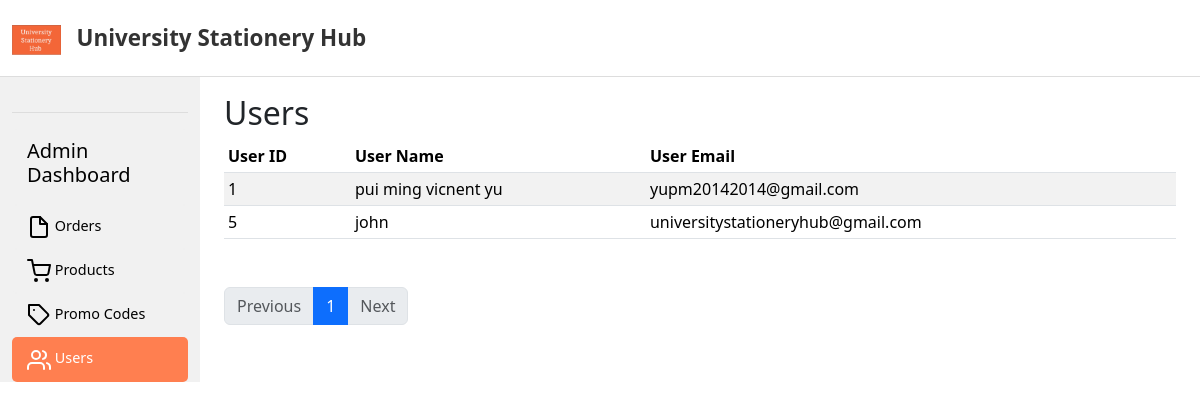
Page /admin/users.php on the earlier database version.
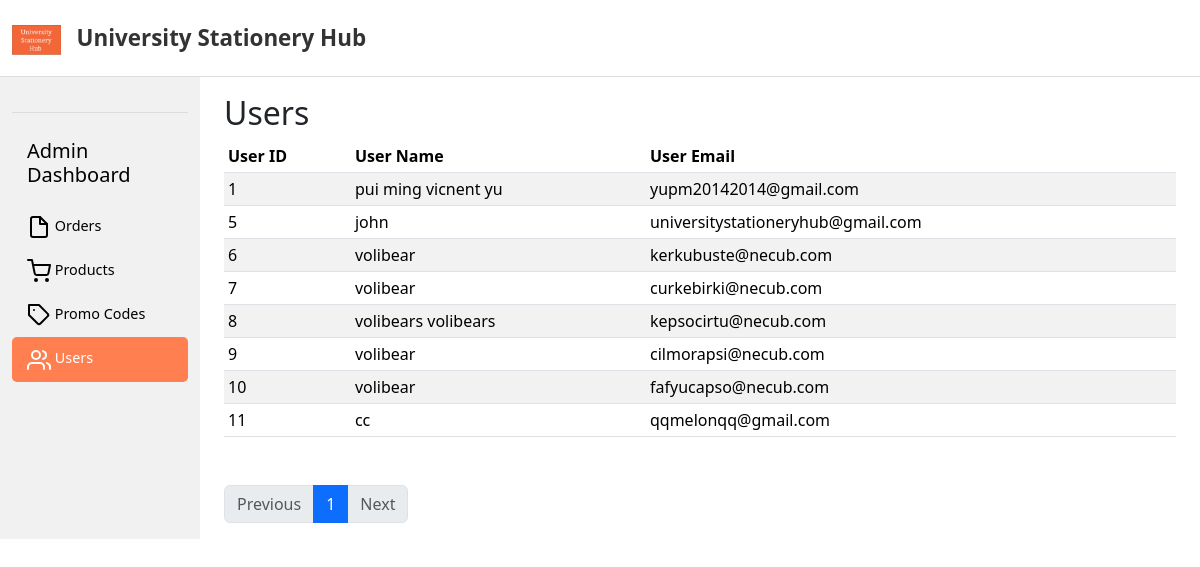
Same page on the later database version.
### tables this page shows
CREATE TABLE `users` (
  `user_id` int(11) NOT NULL AUTO_INCREMENT,
  `user_name` varchar(100) NOT NULL,
  `user_email` varchar(100) NOT NULL,
  `user_password` varchar(100) NOT NULL,
  `reset_token_hash` varchar(64) DEFAULT NULL,
  `reset_token_expires_at` datetime DEFAULT NULL,
  `verification_token` varchar(255) DEFAULT NULL,
  `is_verified` tinyint(1) NOT NULL DEFAULT 0,
  `created_at` timestamp NOT NULL DEFAULT current_timestamp(),
  PRIMARY KEY (`user_id`), 
  UNIQUE KEY `UK_constraint` (`user_email`), 
  UNIQUE KEY `reset_token_hash` (`reset_token_hash`) 
);

### admin/users.php (the view, shortened to what this page needs)
<?php
include('header.php');
include('../server/connection.php');
$page_no = isset($_GET['page_no']) && $_GET['page_no'] != "" ? intval($_GET['page_no']) : 1;
$total_records_per_page = 10;
$offset = ($page_no - 1) * $total_records_per_page;
$stmt1 = $conn->prepare("SELECT COUNT(*) AS total_records FROM users");
$stmt1->execute();
$stmt1->bind_result($total_records);
$total_no_of_pages = ceil($total_records / $total_records_per_page);
$stmt2 = $conn->prepare("SELECT user_id, user_name, user_email FROM users ORDER BY user_id ASC LIMIT ?, ?");
$stmt2->bind_param('ii', $offset, $total_records_per_page);
$stmt2->execute();
$users = $stmt2->get_result();
?>
<div class="container-fluid">
  <div class="row">
    <?php include('sidemenu.php'); ?>
    <main class="col-md-9 ms-sm-auto col-lg-10 px-md-4">
      <br>
      <h2>Users</h2>
      <div class="table-responsive">
        <table class="table table-striped table-sm">
          <thead>
            <tr>
              <th scope="col">User ID</th>
              <th scope="col">User Name</th>
              <th scope="col">User Email</th>
            </tr>
          </thead>
          <tbody>
            <?php foreach ($users as $user) { ?>
              <tr>
                <td><?php echo $user['user_id']; ?></td>
                <td><?php echo htmlspecialchars($user['user_name']); ?></td>
                <td><?php echo htmlspecialchars($user['user_email']); ?></td>
              </tr>
            <?php } ?>
          </tbody>
        </table>
        <nav aria-label="Page navigation example" class="mx-auto">
          <ul class="pagination mt-5 mx-auto">
            <li class="page-item <?php if ($page_no <= 1)
              echo 'disabled'; ?>">
              <a class="page-link" href="<?php if ($page_no <= 1) {
                echo '#';
              } else {
                echo "?page_no=" . ($page_no - 1);
              } ?>">Previous</a>
            </li>
              <?php
              if ($total_no_of_pages > 0) {
                for ($i = 1; $i <= $total_no_of_pages; $i++) {
                  $active = ($i == $page_no) ? 'active' : '';
                  echo '<li class="page-item ' . $active . '"><a class="page-link" href="?page_no=' . $i . '">' . $i . '</a></li>';
                }
              }
              ?>
              <?php
              $next_offset = $page_no * $total_records_per_page;
              $show_next = ($next_offset < $total_records);
              ?>
              <li class="page-item <?php if (!$show_next) echo 'disabled'; ?>">
                <a class="page-link" href="<?php if (!$show_next) {
                  echo '#';
                } else {
                  echo "?page_no=" . ($page_no + 1);
                } ?>">Next</a>
              </li>
          </ul>
        </nav>
      </div>
    </main>
  </div>
</div>

Differences in the rows shown:
added users: user_id "6", user_name "volibear", user_email "kerkubuste@necub.com"
added users: user_id "7", user_name "volibear", user_email "curkebirki@necub.com"
added users: user_id "8", user_name "volibears volibears", user_email "kepsocirtu@necub.com"
added users: user_id "9", user_name "volibear", user_email "cilmorapsi@necub.com"
added users: user_id "10", user_name "volibear", user_email "fafyucapso@necub.com"
added users: user_id "11", user_name "cc", user_email "qqmelonqq@gmail.com"
